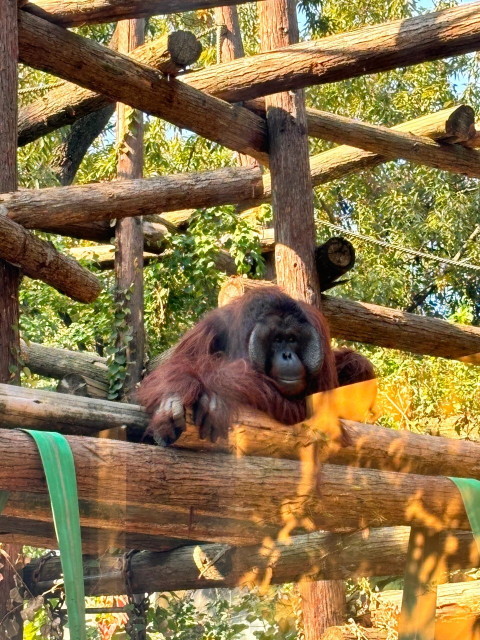
#> input picture first_project/I0.jpeg, 960 x 1280 px (shown at 1/2 size)
$ python replace2.py
#> lines starting #> are read from the running program, lines starting #| are printed output that depends on the picture; after the words box and inside, x2 and y2 are one past the last pixel; in counts of white or black regions, pixels touching at a corner belong together
import cv2
import numpy as np

# 读取原始彩色图像I0和二值图像I2
I0 = cv2.imread("I0.jpeg")  # OpenCV读取为BGR格式
#> I0 is the input picture: shape (1280, 960, 3); mean B, G, R 72, 115.1, 136.3
I2 = cv2.imread("I2_binary.jpg", cv2.IMREAD_GRAYSCALE)
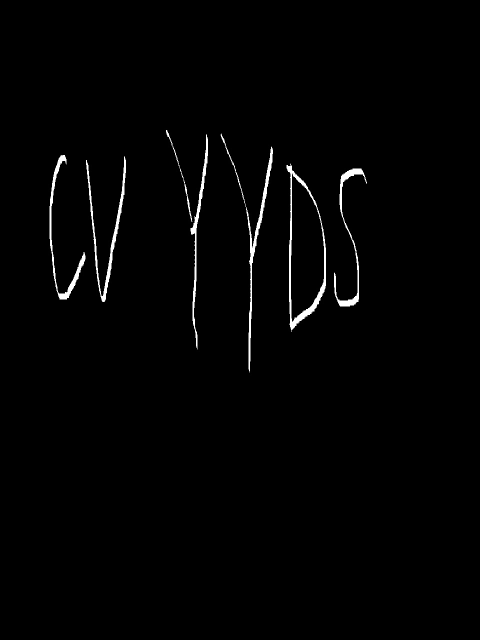
#> input picture first_project/I2_binary.jpg, 960 x 1280 px (shown at 1/2 size)
#> I2 is the input picture: shape (1280, 960); min 0, max 255, mean 3.3
I2 = cv2.resize(I2, (I0.shape[1], I0.shape[0]))  # 确保尺寸一致
_, I2_bin = cv2.threshold(I2, 128, 1, cv2.THRESH_BINARY)  # 二值化为0/1
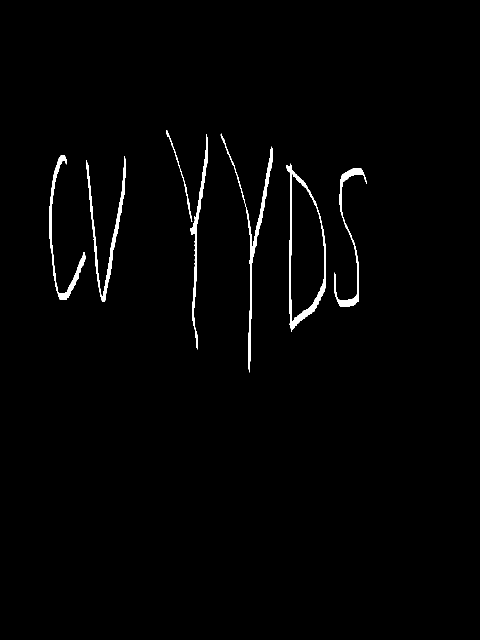
#> I2_bin: shape (1280, 960) (shown at 1/2 size); values 0 (black) and 1 (white), 1.3% white; 7 white regions, largest, box (x1, y1, x2, y2) and area: (573, 327, 652, 664) 3396, (441, 267, 546, 745) 2867, (172, 313, 252, 604) 2660

# 分解BGR通道
B, G, R = cv2.split(I0.astype(np.uint8))
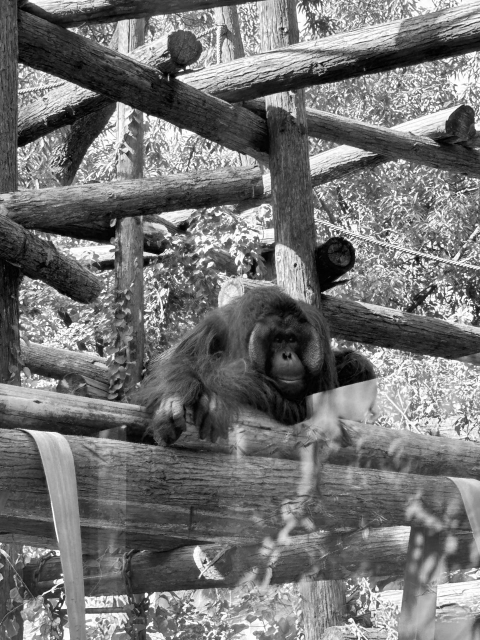
#> G: shape (1280, 960) (shown at 1/2 size); min 0, max 255, mean 115.1
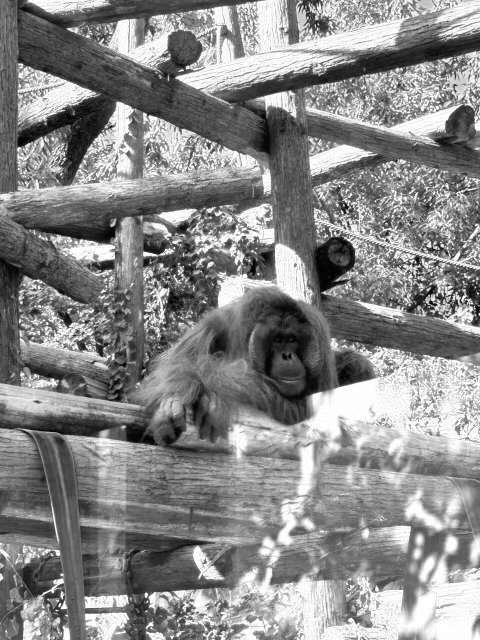
#> R: shape (1280, 960) (shown at 1/2 size); min 0, max 255, mean 136.3

def replace_channel_bit(channel, bit_plane, replace_mask):
    """替换指定通道的某一位平面"""
#> called with bit_plane = 8
    mask = np.uint8(255 - (1 << (bit_plane-1)))  # 清零掩码
    cleared = channel & mask
    new_bits = replace_mask << (bit_plane-1)
    return cleared | new_bits

# 示例：替换R通道的L8位 + G通道的L1位
modified_R = replace_channel_bit(R, 8, I2_bin)  # R通道最高位替换
modified_G = replace_channel_bit(G, 1, I2_bin)  # G通道最低位替换
modified_B = B.copy()  # 保持B通道不变

# 合并通道并保存结果
merged = cv2.merge([modified_B, modified_G, modified_R])
cv2.imwrite("R8_G1_replaced.jpg", merged)

modified_R1 = R.copy()
modified_G1 = replace_channel_bit(G, 8, I2_bin)
#> call 3 of replace_channel_bit, with bit_plane = 8
#> in replace_channel_bit (call 3), `cleared = channel & mask`:
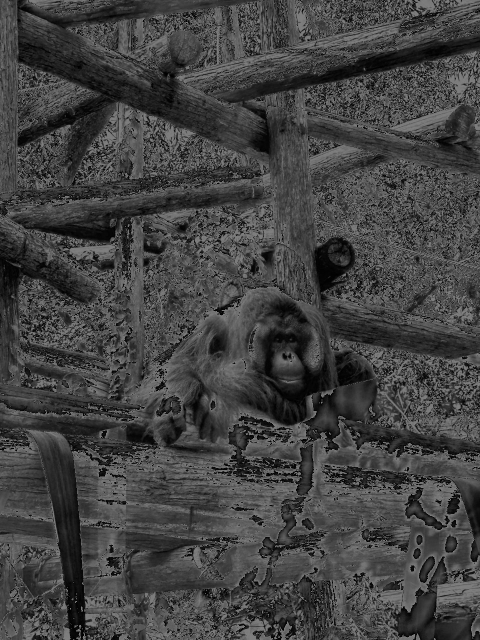
#> cleared: shape (1280, 960) (shown at 1/2 size); min 0, max 127, mean 66.5
modified_B1 = replace_channel_bit(B, 8, I2_bin)
#> call 4 of replace_channel_bit, with bit_plane = 8
#> in replace_channel_bit (call 4), `cleared = channel & mask`:
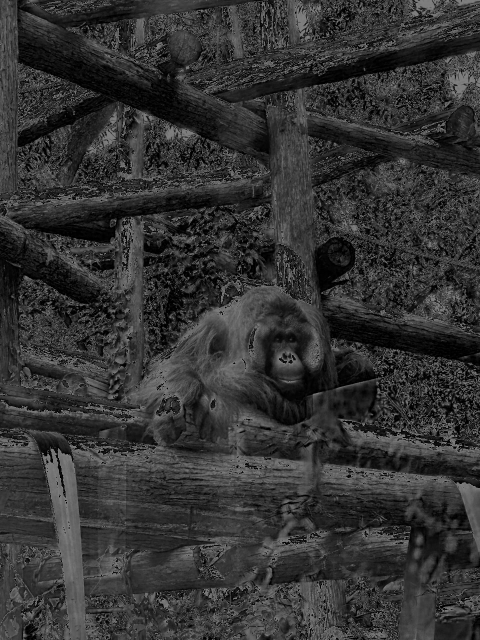
#> cleared: shape (1280, 960) (shown at 1/2 size); min 0, max 127, mean 51.6

merged = cv2.merge([modified_B1, modified_G1, modified_R1])
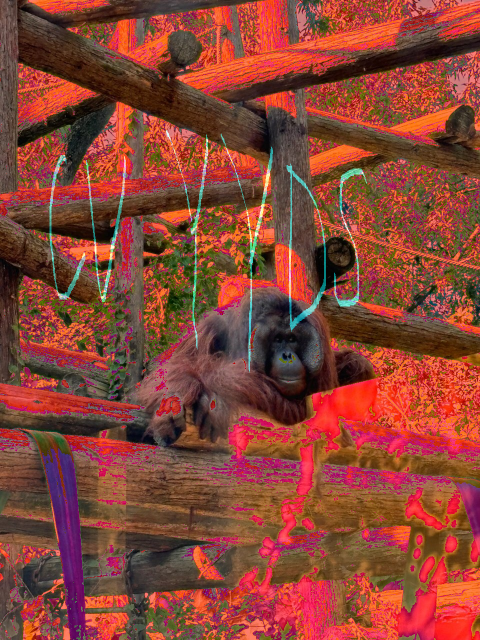
#> merged: shape (1280, 960, 3) (shown at 1/2 size); mean B, G, R 53.2, 68.1, 136.3
cv2.imwrite("G8_B8_replaced.jpg", merged)

modified_R2 = replace_channel_bit(R, 1, I2_bin)
modified_G2 = replace_channel_bit(G, 1, I2_bin)
modified_B2 = replace_channel_bit(B, 1, I2_bin)
merged = cv2.merge([modified_B2, modified_G2, modified_R2])
cv2.imwrite("B1_G1_R1_replaced.jpg", merged)
